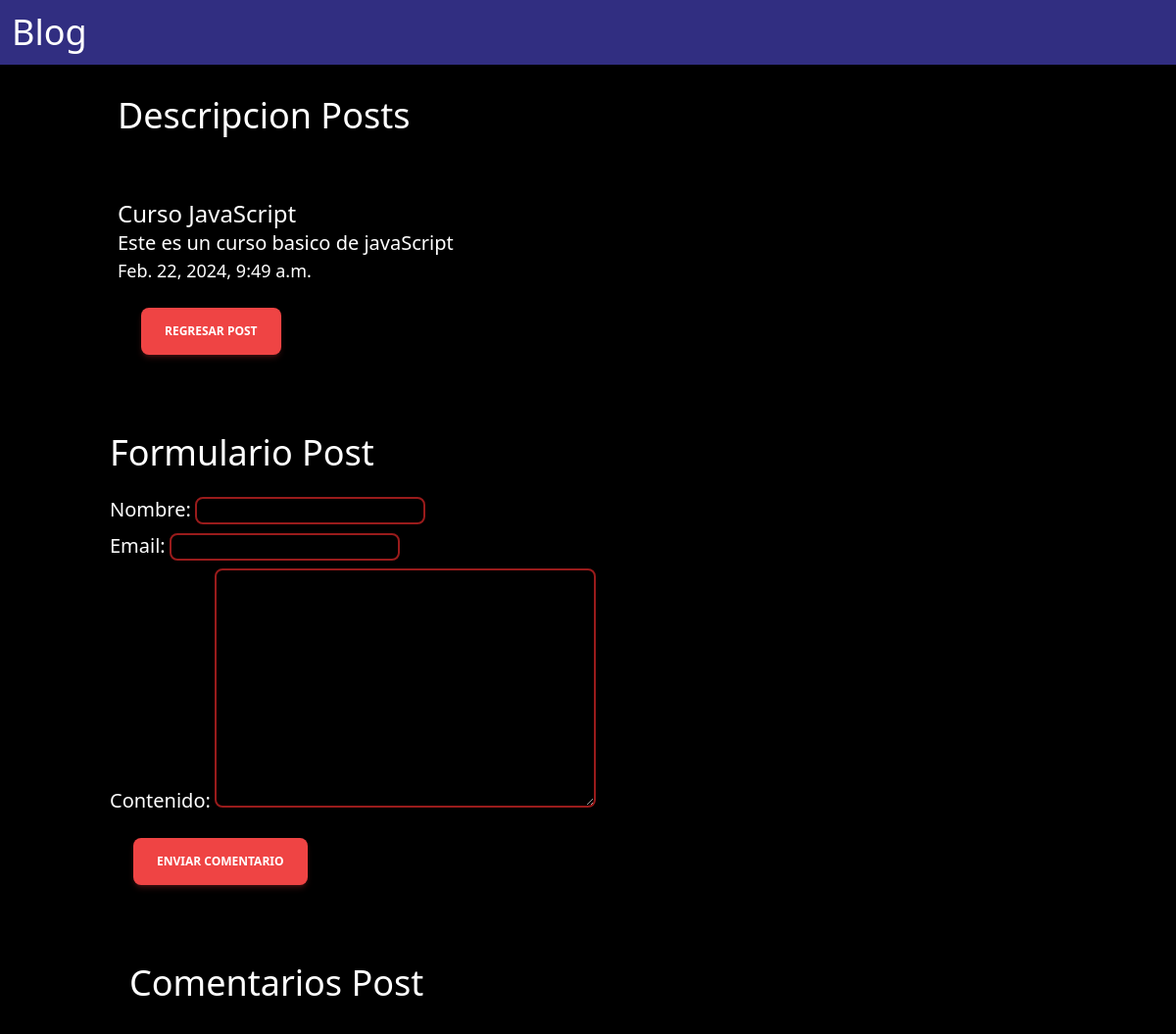
Page /2/ on the committed database.
### myAppBlog/models.py (models this page shows, shortened)
class Post(models.Model):
    idPost = models.AutoField(primary_key=True)
    titulo = models.CharField(max_length=100)
    slug = models.SlugField()
    fecha = models.DateTimeField(auto_now_add=True)
    contenido = models.TextField()
    class Meta:
        verbose_name = "Post"
        verbose_name_plural = "Posts"
        db_table = "Posts"

### myAppBlog/views.py (the view)
# urls.py: path('<int:idPost>/', detallePost, name='detallePost')
def detallePost(request, idPost):
    hola = Comentarios.objects.all()
    posts = Post.objects.get(idPost=idPost)
    if request.method == 'POST':
        form = FormularioComentarios(request.POST)
        if form.is_valid():
            nom = form.cleaned_data.get('nombre')
            em = form.cleaned_data.get('email')
            con = form.cleaned_data.get('contenido')
            act = form.cleaned_data.get('activo')
            fk = form.cleaned_data.get('fkPost')
            comentarios = Comentarios.objects.create(
                nombre = nom,
                email = em,
                contenido = con,
                activo = act,
                fkPost = fk,
            )
            comentarios.save()
            form = FormularioComentarios()
    else:
        form = FormularioComentarios()
    modulos = {'posts': posts, 'form': form, 'hola': hola}
    return render(request, 'detallePost.html', modulos)

### myAppBlog/forms.py
class FormularioComentarios(forms.ModelForm):
    class Meta:
        model = Comentarios
        fields = ['nombre', 'email', 'contenido', 'activo', 'fkPost']

### myAppBlog/templates/detallePost.html (shortened to what this page needs)
{% extends 'base.html'%}
{% load static %}
{% block content %}
    <h1 class="text-white text-4xl container p-8">Descripcion Posts</h1>
    <div class="container p-8">
        <h4 class="text-white text-2xl">{{posts.titulo}}</h4>
        <p class="text-white text-xl">{{posts.contenido}}</p>
        <p class="text-white text-lg">{{posts.fecha}}</p>
        <a href="/"><button class="m-6 middle none center rounded-lg bg-red-500 py-3 px-6 font-sans text-xs font-bold uppercase text-white shadow-md shadow-red-500/20 transition-all hover:shadow-lg hover:shadow-red-500/40 focus:opacity-[0.85] focus:shadow-none active:opacity-[0.85] active:shadow-none disabled:pointer-events-none disabled:opacity-50 disabled:shadow-none" data-ripple-light="true">Regresar Post</button></a>
    </div>
    <div class="container text-white p-4">
        <h1 class="text-4xl mb-4">Formulario Post</h1>
        <form action="" method="POST">
            <p>
                <label for="id_nombre" class="text-white text-xl">Nombre:</label>
                <input type="text" name="nombre" maxlength="100" required="" id="id_nombre" class="bg-black text-white border-2 border-red-800 rounded-lg mb-2">
            </p>
            <p>
                <label for="id_email" class="text-white text-xl">Email:</label>
                <input type="email" name="email" maxlength="254" required="" id="id_email" class="bg-black text-white border-2 border-red-800 rounded-lg mb-2">
            </p>
            <p>
                <label for="id_contenido" class="text-white text-xl">Contenido:</label>
                <textarea name="contenido" cols="40" rows="10" required="" id="id_contenido" class="bg-black text-white border-2 border-red-800 rounded-lg"></textarea>
            </p>
            <button type="submit" class="m-6 middle none center rounded-lg bg-red-500 py-3 px-6 font-sans text-xs font-bold uppercase text-white shadow-md shadow-red-500/20 transition-all hover:shadow-lg hover:shadow-red-500/40 focus:opacity-[0.85] focus:shadow-none active:opacity-[0.85] active:shadow-none disabled:pointer-events-none disabled:opacity-50 disabled:shadow-none" data-ripple-light="true">Enviar comentario</button>
        </form>
    </div>
    <div class="container">
        <h2 class="text-white text-4xl container p-8">Comentarios Post</h2>
    </div>
{% endblock %}

### rows in the picture
Post: titulo "Curso JavaScript", contenido "Este es un curso basico de javaScript", fecha "Feb. 22, 2024, 9:49 a.m."
